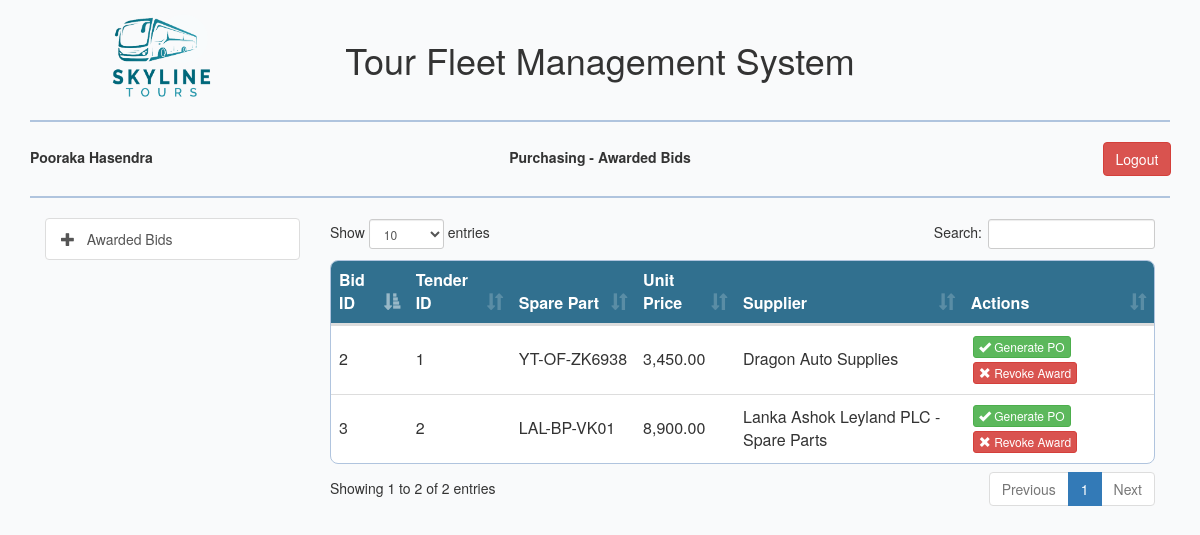
Before: /view/awarded-bids.php (signed in) with the older database file.
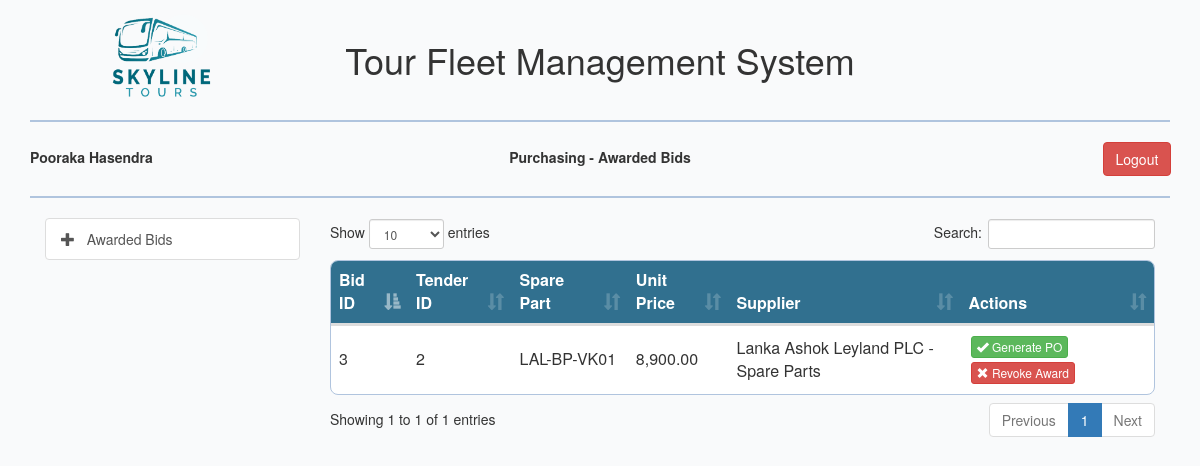
After: the same page with the newer database file.
### tables this page shows
CREATE TABLE `bid` (
  `bid_id` int(10) NOT NULL,
  `tender_id` int(10) NOT NULL,
  `supplier_id` int(10) NOT NULL,
  `unit_price` decimal(10,2) NOT NULL COMMENT 'The price offered per single unit of the part',
  `bid_date` date NOT NULL DEFAULT current_timestamp() COMMENT 'Bid submitted date',
  `bid_status` int(10) NOT NULL DEFAULT 1 COMMENT '-1:Removed,\r\n1: Submitted, 2: Awarded, 3:PO Generated'
);

CREATE TABLE `tender` (
  `tender_id` int(10) NOT NULL,
  `part_id` int(10) NOT NULL,
  `quantity_required` int(10) NOT NULL COMMENT 'The quantity of the part required.',
  `tender_description` text DEFAULT NULL,
  `advertisement_file_name` varchar(255) DEFAULT NULL COMMENT 'Filename of the scanned newspaper ad or document',
  `open_date` date NOT NULL,
  `close_date` date NOT NULL,
  `tender_status` int(10) NOT NULL DEFAULT 1 COMMENT '-1:Cancelled,1: Open, 2: Closed, 3: Awarded',
  `created_by` int(10) NOT NULL,
  `created_at` timestamp NOT NULL DEFAULT current_timestamp(),
  `awarded_bid` int(10) DEFAULT NULL
);

CREATE TABLE `spare_part` (
  `part_id` int(10) NOT NULL,
  `part_number` varchar(100) NOT NULL COMMENT 'Manufacturer or internal part number (Required)',
  `part_name` varchar(255) NOT NULL,
  `description` text DEFAULT NULL,
  `quantity_on_hand` int(10) NOT NULL DEFAULT 0,
  `reorder_level` int(10) NOT NULL,
  `part_status` int(10) NOT NULL DEFAULT 1
);

CREATE TABLE `supplier` (
  `supplier_id` int(10) NOT NULL,
  `supplier_name` varchar(255) NOT NULL,
  `supplier_contact` varchar(10) NOT NULL,
  `supplier_email` varchar(255) NOT NULL,
  `supplier_status` int(10) NOT NULL DEFAULT 1 COMMENT '-1=removed,0=deactivated, 1=Active '
);

### model/bid_model.php (called while the page is built, shortened)
<?php
class Bid{
    public function getAwardedBids(){
        $con = $GLOBALS["con"];
        $sql = "SELECT b.*, t.*, s.* FROM bid b, tender t, supplier s WHERE b.tender_id=t.tender_id AND b.supplier_id=s.supplier_id "
                . "AND b.bid_status='2'";
        $result = $con->query($sql) or die($con->error);
        return $result;
    }
}

### model/tender_model.php (called while the page is built, shortened)
<?php
class Tender{
    public function getTender($tenderId){
        $con = $GLOBALS["con"];
        $sql = "SELECT t.*,s.* FROM tender t, spare_part s WHERE t.part_id=s.part_id AND t.tender_id='$tenderId'";
        $result = $con->query($sql) or die($con->error);
        return $result;
    }
}

### view/awarded-bids.php (the view, shortened to what this page needs)
<?php
include_once '../model/bid_model.php';
include_once '../model/tender_model.php';
$bidObj = new Bid();
$bidResult = $bidObj->getAwardedBids();
$tenderObj = new Tender();
?>
<html lang="en">
<head>
    <link rel="stylesheet" type="text/css" href="../css/dataTables.bootstrap.min.css"/>
    <?php include_once "../includes/bootstrap_css_includes.php"?>
</head>
<body>
    <div class="container">
        <?php include_once "../includes/header_row_includes.php";?>
        <div class="col-md-3">
            <ul class="list-group">
                <a href="awarded-bids.php" class="list-group-item">
                    <span class="glyphicon glyphicon-plus"></span> &nbsp;
                    Awarded Bids
                </a>
            </ul>
        </div>
        <div class="col-md-9">
            <div class="row">
                <div class="col-md-6 col-md-offset-3">
                </div>
            </div>
            <div class="row">
                <div class="col-md-12">
                    <table class="table" id="awarded_bids">
                        <thead>
                            <tr>
                                <th style="white-space:wrap">Bid ID</th>
                                <th style="white-space:wrap">Tender ID</th>
                                <th>Spare Part</th>
                                <th>Unit Price</th>
                                <th>Supplier</th>
                                <th>Actions</th>
                            </tr>
                        </thead>
                        <tbody>
                            <?php while($bidRow = $bidResult->fetch_assoc()){
                                $tenderId = $bidRow['tender_id'];
                                $tenderResult = $tenderObj->getTender($tenderId);
                                $tenderRow = $tenderResult->fetch_assoc();
                                ?>
                            <tr>
                                <td><?php echo $bidRow['bid_id'];?></td>
                                <td><?php echo $tenderId;?></td>
                                <td style="white-space:nowrap"><?php echo $tenderRow['part_number'];?></td>
                                <td><?php echo number_format($bidRow['unit_price'],2);?></td>
                                <td><?php echo $bidRow['supplier_name'];?></td>
                                <td>
                                    <a href="../controller/purchase_order_controller.php?status=generate_po&tender_id=<?php echo base64_encode($tenderId);?>" class="btn btn-xs btn-success" style="margin:2px">
                                        <span class="glyphicon glyphicon-ok"></span>
                                        Generate PO
                                    </a>
                                    <a href="../controller/bid_controller.php?status=revoke_award&tender_id=<?php echo base64_encode($tenderId);?>&bid_id=<?php echo base64_encode($bidRow['bid_id']) ?>" class="btn btn-xs btn-danger" style="margin:2px">
                                        <span class="glyphicon glyphicon-remove"></span>
                                        Revoke Award
                                    </a>
                                </td>
                            </tr>
                            <?php } ?>
                        </tbody>
                    </table>
                </div>
            </div>
        </div>
    </div>
</body>
</html>

Changed rows visible on the page:
no longer on this page (row edited): bid: bid_id "2", tender.tender_id "1", spare_part.part_number "YT-OF-ZK6938", unit_price "3,450.00", supplier.supplier_name "Dragon Auto Supplies"
Other visible differences:
text written by a page script: "Show entries Search: Showing 1 to 2 of 2 entries Previous 1 Next" → "Show entries Search: Showing 1 to 1 of 1 entries Previous 1 Next"
